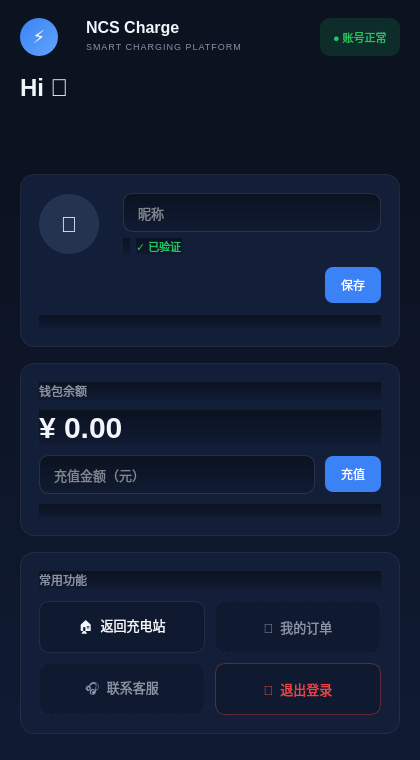
<?xml version="1.0" encoding="UTF-8"?>
<ui version="4.0">
 <class>PersonalHomePage</class>
 <widget class="QMainWindow" name="PersonalHomePage">
  <property name="geometry">
   <rect>
    <x>0</x>
    <y>0</y>
    <width>420</width>
    <height>760</height>
   </rect>
  </property>
  <property name="minimumSize">
   <size>
    <width>420</width>
    <height>760</height>
   </size>
  </property>
  <property name="maximumSize">
   <size>
    <width>420</width>
    <height>760</height>
   </size>
  </property>
  <property name="windowTitle">
   <string>NCS Charge · 个人主页</string>
  </property>
  <property name="styleSheet">
   <string notr="true">QMainWindow { background: #0B1220; }
QLabel { color: #F2F5FA; }
QLineEdit {
  background:#0F1A30; color:#F2F5FA; border:1px solid rgba(255,255,255,0.10);
  border-radius:10px; padding:10px 12px; font-size:13px;
}
QLineEdit:focus { border:1px solid #3B82F6; }</string>
  </property>
  <widget class="QWidget" name="centralwidget">
   <layout class="QVBoxLayout" name="rootLayout">
    <property name="spacing">
     <number>0</number>
    </property>
    <property name="leftMargin">
     <number>0</number>
    </property>
    <property name="topMargin">
     <number>0</number>
    </property>
    <property name="rightMargin">
     <number>0</number>
    </property>
    <property name="bottomMargin">
     <number>0</number>
    </property>
    <item>
     <widget class="QWidget" name="topBarWidget">
      <property name="styleSheet">
       <string notr="true">background:#0B1220;</string>
      </property>
      <layout class="QVBoxLayout" name="topBarLayout">
       <property name="spacing">
        <number>18</number>
       </property>
       <property name="leftMargin">
        <number>20</number>
       </property>
       <property name="topMargin">
        <number>18</number>
       </property>
       <property name="rightMargin">
        <number>20</number>
       </property>
       <property name="bottomMargin">
        <number>22</number>
       </property>
       <item>
        <layout class="QHBoxLayout" name="brandRowLayout">
         <item>
          <widget class="QLabel" name="logoLabel">
           <property name="minimumSize">
            <size>
             <width>38</width>
             <height>38</height>
            </size>
           </property>
           <property name="maximumSize">
            <size>
             <width>38</width>
             <height>38</height>
            </size>
           </property>
           <property name="styleSheet">
            <string notr="true">background: qlineargradient(x1:0,y1:0,x2:1,y2:1, stop:0 #3B82F6, stop:1 #60A5FA);
color:white; font-size:18px; border-radius:19px; font-weight:bold;</string>
           </property>
           <property name="text">
            <string>⚡</string>
           </property>
           <property name="alignment">
            <set>Qt::AlignCenter</set>
           </property>
          </widget>
         </item>
         <item>
          <spacer name="logoSpacer">
           <property name="orientation">
            <enum>Qt::Horizontal</enum>
           </property>
           <property name="sizeType">
            <enum>QSizePolicy::Fixed</enum>
           </property>
           <property name="sizeHint" stdset="0">
            <size>
             <width>10</width>
             <height>10</height>
            </size>
           </property>
          </spacer>
         </item>
         <item>
          <layout class="QVBoxLayout" name="titleColLayout">
           <property name="spacing">
            <number>0</number>
           </property>
           <item>
            <widget class="QLabel" name="titleLabel">
             <property name="styleSheet">
              <string notr="true">color:#F2F5FA; font-size:16px; font-weight:bold;</string>
             </property>
             <property name="text">
              <string>NCS Charge</string>
             </property>
            </widget>
           </item>
           <item>
            <widget class="QLabel" name="subtitleLabel">
             <property name="styleSheet">
              <string notr="true">color:#8A93A6; font-size:9px; letter-spacing:1px;</string>
             </property>
             <property name="text">
              <string>SMART CHARGING PLATFORM</string>
             </property>
            </widget>
           </item>
          </layout>
         </item>
         <item>
          <spacer name="brandStretchSpacer">
           <property name="orientation">
            <enum>Qt::Horizontal</enum>
           </property>
           <property name="sizeHint" stdset="0">
            <size>
             <width>40</width>
             <height>20</height>
            </size>
           </property>
          </spacer>
         </item>
         <item>
          <widget class="QLabel" name="statusBadgeLabel">
           <property name="styleSheet">
            <string notr="true">background: rgba(34,197,94,0.15); color:#22C55E; border-radius:10px; padding:4px 10px; font-size:11px;</string>
           </property>
           <property name="text">
            <string>● 账号正常</string>
           </property>
          </widget>
         </item>
        </layout>
       </item>
       <item>
        <widget class="QLabel" name="heroTitleLabel">
         <property name="styleSheet">
          <string notr="true">color:#F2F5FA; font-size:24px; font-weight:bold;</string>
         </property>
         <property name="text">
          <string>Hi 👋</string>
         </property>
        </widget>
       </item>
       <item>
        <widget class="QLabel" name="heroSubtitleLabel">
         <property name="styleSheet">
          <string notr="true">color:#8A93A6; font-size:12px;</string>
         </property>
         <property name="text">
          <string/>
         </property>
        </widget>
       </item>
      </layout>
     </widget>
    </item>
    <item>
     <widget class="QWidget" name="scrollBody">
      <property name="styleSheet">
       <string notr="true">background: qlineargradient(x1:0,y1:0,x2:0,y2:1, stop:0 #0B1220, stop:1 #101B33);</string>
      </property>
      <layout class="QVBoxLayout" name="bodyLayout">
       <property name="spacing">
        <number>16</number>
       </property>
       <property name="leftMargin">
        <number>20</number>
       </property>
       <property name="topMargin">
        <number>18</number>
       </property>
       <property name="rightMargin">
        <number>20</number>
       </property>
       <property name="bottomMargin">
        <number>18</number>
       </property>
       <item>
        <widget class="QFrame" name="profileCard">
         <property name="styleSheet">
          <string notr="true">QFrame#profileCard { background:#131F38; border:1px solid rgba(255,255,255,0.07); border-radius:14px; }</string>
         </property>
         <layout class="QVBoxLayout" name="profileCardLayout">
          <property name="spacing">
           <number>12</number>
          </property>
          <property name="leftMargin">
           <number>18</number>
          </property>
          <property name="topMargin">
           <number>18</number>
          </property>
          <property name="rightMargin">
           <number>18</number>
          </property>
          <property name="bottomMargin">
           <number>18</number>
          </property>
          <item>
           <layout class="QHBoxLayout" name="avatarRowLayout">
            <item>
             <widget class="QLabel" name="avatarLabel">
              <property name="minimumSize">
               <size>
                <width>60</width>
                <height>60</height>
               </size>
              </property>
              <property name="maximumSize">
               <size>
                <width>60</width>
                <height>60</height>
               </size>
              </property>
              <property name="cursor">
               <cursorShape>PointingHandCursor</cursorShape>
              </property>
              <property name="styleSheet">
               <string notr="true">background:#243350; border-radius:30px; font-size:22px;</string>
              </property>
              <property name="text">
               <string>👤</string>
              </property>
              <property name="scaledContents">
               <bool>true</bool>
              </property>
              <property name="alignment">
               <set>Qt::AlignCenter</set>
              </property>
             </widget>
            </item>
            <item>
             <spacer name="avatarSpacer">
              <property name="orientation">
               <enum>Qt::Horizontal</enum>
              </property>
              <property name="sizeType">
               <enum>QSizePolicy::Fixed</enum>
              </property>
              <property name="sizeHint" stdset="0">
               <size>
                <width>12</width>
                <height>10</height>
               </size>
              </property>
             </spacer>
            </item>
            <item>
             <layout class="QVBoxLayout" name="nameColLayout">
              <property name="spacing">
               <number>6</number>
              </property>
              <item>
               <widget class="QLineEdit" name="nicknameEdit">
                <property name="placeholderText">
                 <string>昵称</string>
                </property>
               </widget>
              </item>
              <item>
               <layout class="QHBoxLayout" name="phoneRowLayout">
                <item>
                 <widget class="QLabel" name="phoneLabel">
                  <property name="styleSheet">
                   <string notr="true">color:#8A93A6; font-size:12px;</string>
                  </property>
                  <property name="text">
                   <string/>
                  </property>
                 </widget>
                </item>
                <item>
                 <widget class="QLabel" name="verifiedTagLabel">
                  <property name="styleSheet">
                   <string notr="true">color:#22C55E; font-size:11px;</string>
                  </property>
                  <property name="text">
                   <string>✓ 已验证</string>
                  </property>
                 </widget>
                </item>
                <item>
                 <spacer name="phoneRowSpacer">
                  <property name="orientation">
                   <enum>Qt::Horizontal</enum>
                  </property>
                  <property name="sizeHint" stdset="0">
                   <size>
                    <width>40</width>
                    <height>10</height>
                   </size>
                  </property>
                 </spacer>
                </item>
               </layout>
              </item>
             </layout>
            </item>
           </layout>
          </item>
          <item>
           <layout class="QHBoxLayout" name="saveBtnRowLayout">
            <item>
             <spacer name="saveBtnSpacer">
              <property name="orientation">
               <enum>Qt::Horizontal</enum>
              </property>
              <property name="sizeHint" stdset="0">
               <size>
                <width>40</width>
                <height>10</height>
               </size>
              </property>
             </spacer>
            </item>
            <item>
             <widget class="QPushButton" name="saveNicknameBtn">
              <property name="cursor">
               <cursorShape>PointingHandCursor</cursorShape>
              </property>
              <property name="styleSheet">
               <string notr="true">QPushButton { background:#3B82F6; color:white; border:none; border-radius:8px; padding:9px 16px; font-size:12px; }
QPushButton:hover { background:#2F6FE0; }</string>
              </property>
              <property name="text">
               <string>保存</string>
              </property>
             </widget>
            </item>
           </layout>
          </item>
          <item>
           <widget class="QLabel" name="profileHintLabel">
            <property name="styleSheet">
             <string notr="true">color:#8A93A6; font-size:11px;</string>
            </property>
            <property name="text">
             <string/>
            </property>
            <property name="wordWrap">
             <bool>true</bool>
            </property>
           </widget>
          </item>
         </layout>
        </widget>
       </item>
       <item>
        <widget class="QFrame" name="walletCard">
         <property name="styleSheet">
          <string notr="true">QFrame#walletCard { background:#131F38; border:1px solid rgba(255,255,255,0.07); border-radius:14px; }</string>
         </property>
         <layout class="QVBoxLayout" name="walletCardLayout">
          <property name="spacing">
           <number>10</number>
          </property>
          <property name="leftMargin">
           <number>18</number>
          </property>
          <property name="topMargin">
           <number>18</number>
          </property>
          <property name="rightMargin">
           <number>18</number>
          </property>
          <property name="bottomMargin">
           <number>18</number>
          </property>
          <item>
           <widget class="QLabel" name="walletTitleLabel">
            <property name="styleSheet">
             <string notr="true">color:#8A93A6; font-size:12px;</string>
            </property>
            <property name="text">
             <string>钱包余额</string>
            </property>
           </widget>
          </item>
          <item>
           <widget class="QLabel" name="balanceValueLabel">
            <property name="styleSheet">
             <string notr="true">color:#F2F5FA; font-size:30px; font-weight:bold;</string>
            </property>
            <property name="text">
             <string>¥ 0.00</string>
            </property>
           </widget>
          </item>
          <item>
           <layout class="QHBoxLayout" name="rechargeRowLayout">
            <item>
             <widget class="QLineEdit" name="rechargeEdit">
              <property name="placeholderText">
               <string>充值金额（元）</string>
              </property>
             </widget>
            </item>
            <item>
             <widget class="QPushButton" name="rechargeBtn">
              <property name="cursor">
               <cursorShape>PointingHandCursor</cursorShape>
              </property>
              <property name="styleSheet">
               <string notr="true">QPushButton { background:#3B82F6; color:white; border:none; border-radius:8px; padding:9px 16px; font-size:12px; }
QPushButton:hover { background:#2F6FE0; }</string>
              </property>
              <property name="text">
               <string>充值</string>
              </property>
             </widget>
            </item>
           </layout>
          </item>
          <item>
           <widget class="QLabel" name="walletHintLabel">
            <property name="styleSheet">
             <string notr="true">color:#8A93A6; font-size:11px;</string>
            </property>
            <property name="text">
             <string/>
            </property>
            <property name="wordWrap">
             <bool>true</bool>
            </property>
           </widget>
          </item>
         </layout>
        </widget>
       </item>
       <item>
        <widget class="QFrame" name="quickActionsCard">
         <property name="styleSheet">
          <string notr="true">QFrame#quickActionsCard { background:#131F38; border:1px solid rgba(255,255,255,0.07); border-radius:14px; }</string>
         </property>
         <layout class="QVBoxLayout" name="quickActionsCardLayout">
          <property name="spacing">
           <number>12</number>
          </property>
          <property name="leftMargin">
           <number>18</number>
          </property>
          <property name="topMargin">
           <number>18</number>
          </property>
          <property name="rightMargin">
           <number>18</number>
          </property>
          <property name="bottomMargin">
           <number>18</number>
          </property>
          <item>
           <widget class="QLabel" name="quickTitleLabel">
            <property name="styleSheet">
             <string notr="true">color:#8A93A6; font-size:12px;</string>
            </property>
            <property name="text">
             <string>常用功能</string>
            </property>
           </widget>
          </item>
          <item>
           <layout class="QGridLayout" name="quickActionsGrid">
            <property name="horizontalSpacing">
             <number>10</number>
            </property>
            <property name="verticalSpacing">
             <number>10</number>
            </property>
            <item row="0" column="0">
             <widget class="QPushButton" name="homeBtn">
              <property name="minimumSize">
               <size>
                <width>0</width>
                <height>52</height>
               </size>
              </property>
              <property name="cursor">
               <cursorShape>PointingHandCursor</cursorShape>
              </property>
              <property name="styleSheet">
               <string notr="true">QPushButton { background:#0F1A30; color:#F2F5FA; border:1px solid rgba(255,255,255,0.07); border-radius:10px; font-size:13px; }
QPushButton:hover { border:1px solid #3B82F6; color:white; }</string>
              </property>
              <property name="text">
               <string>🏠  返回充电站</string>
              </property>
             </widget>
            </item>
            <item row="0" column="1">
             <widget class="QPushButton" name="ordersBtn">
              <property name="enabled">
               <bool>false</bool>
              </property>
              <property name="minimumSize">
               <size>
                <width>0</width>
                <height>52</height>
               </size>
              </property>
              <property name="styleSheet">
               <string notr="true">QPushButton { background:#0F1A30; color:#8A93A6; border:1px dashed rgba(255,255,255,0.07); border-radius:10px; font-size:13px; }</string>
              </property>
              <property name="text">
               <string>📄  我的订单</string>
              </property>
              <property name="toolTip">
               <string>敬请期待</string>
              </property>
             </widget>
            </item>
            <item row="1" column="0">
             <widget class="QPushButton" name="serviceBtn">
              <property name="enabled">
               <bool>false</bool>
              </property>
              <property name="minimumSize">
               <size>
                <width>0</width>
                <height>52</height>
               </size>
              </property>
              <property name="styleSheet">
               <string notr="true">QPushButton { background:#0F1A30; color:#8A93A6; border:1px dashed rgba(255,255,255,0.07); border-radius:10px; font-size:13px; }</string>
              </property>
              <property name="text">
               <string>🎧  联系客服</string>
              </property>
              <property name="toolTip">
               <string>敬请期待</string>
              </property>
             </widget>
            </item>
            <item row="1" column="1">
             <widget class="QPushButton" name="logoutBtn">
              <property name="minimumSize">
               <size>
                <width>0</width>
                <height>52</height>
               </size>
              </property>
              <property name="cursor">
               <cursorShape>PointingHandCursor</cursorShape>
              </property>
              <property name="styleSheet">
               <string notr="true">QPushButton { background:#0F1A30; color:#EF4444; border:1px solid rgba(239,68,68,0.35); border-radius:10px; font-size:13px; }
QPushButton:hover { border:1px solid #EF4444; }</string>
              </property>
              <property name="text">
               <string>🚪  退出登录</string>
              </property>
             </widget>
            </item>
           </layout>
          </item>
         </layout>
        </widget>
       </item>
       <item>
        <spacer name="bodyBottomSpacer">
         <property name="orientation">
          <enum>Qt::Vertical</enum>
         </property>
         <property name="sizeHint" stdset="0">
          <size>
           <width>20</width>
           <height>40</height>
          </size>
         </property>
        </spacer>
       </item>
      </layout>
     </widget>
    </item>
   </layout>
  </widget>
 </widget>
 <resources/>
 <connections/>
</ui>
